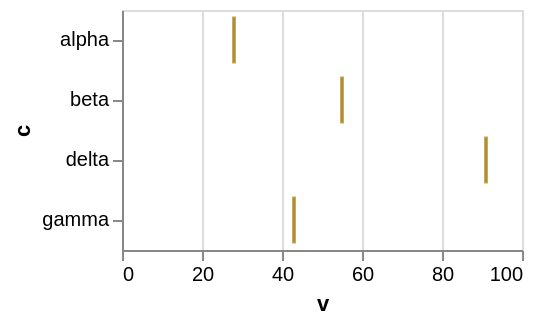

Here is the Vega-Lite specification saved for this chart:
### Vega-Lite specification from a JSON file in a GitHub repository (floating-point values rounded to 4 significant figures)
{"$schema": "https://vega.github.io/schema/vega-lite/v6.json", "width": 200, "height": 120, "data": {"values": [{"c": "alpha", "v": 28, "w": 3, "t": "2024-01-07"}, {"c": "beta", "v": 55, "w": 7, "t": "2024-03-19"}, {"c": "gamma", "v": 43, "w": 5, "t": "2024-06-02"}, {"c": "delta", "v": 91, "w": 9, "t": "2024-09-11"}]}, "mark": "tick", "encoding": {"x": {"field": "v", "type": "quantitative"}, "y": {"field": "c", "type": "nominal"}}, "config": {"tick": {"stroke": "darkgoldenrod"}}}
